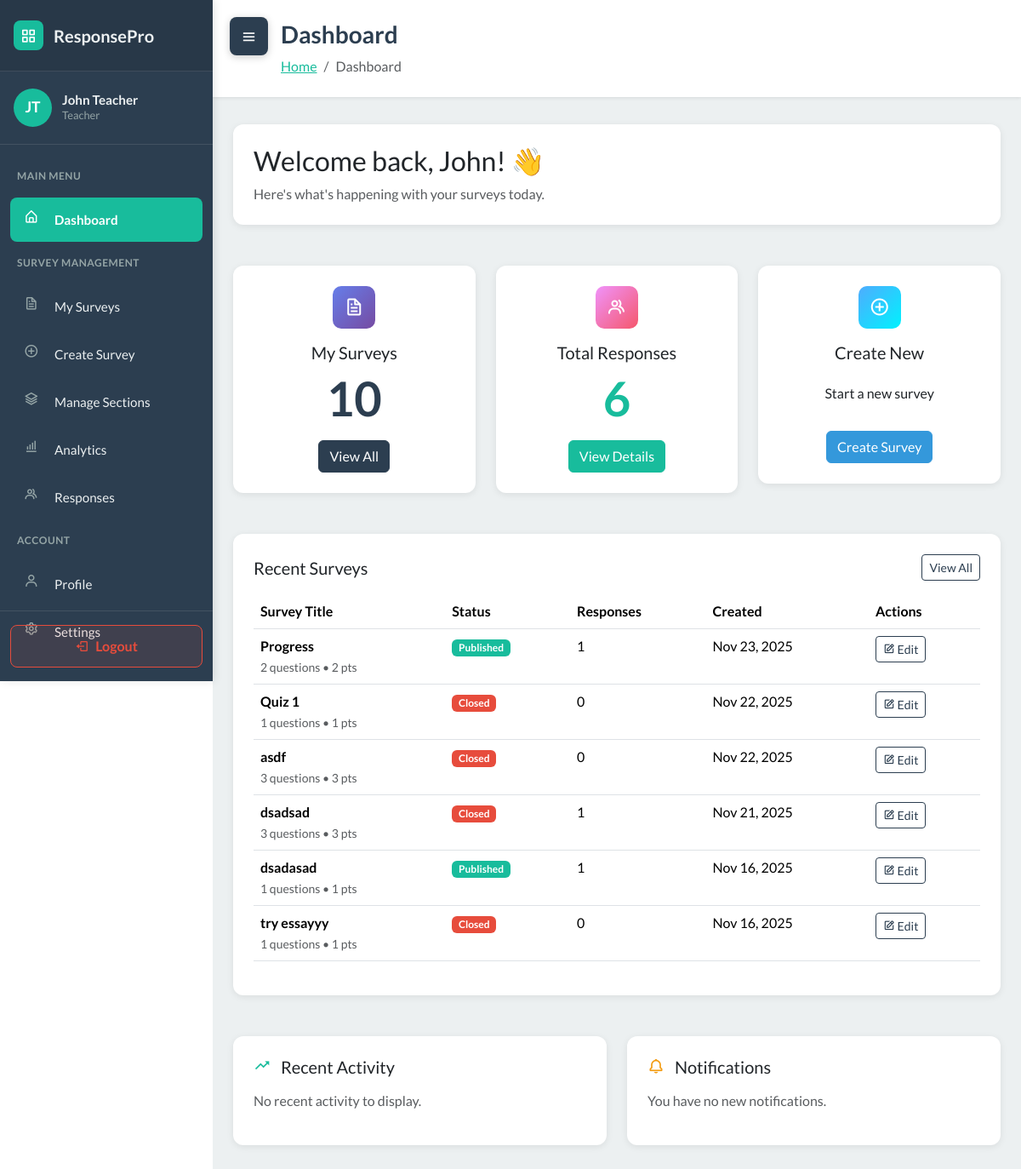
The app's page /dashboard/ (signed in), older data.
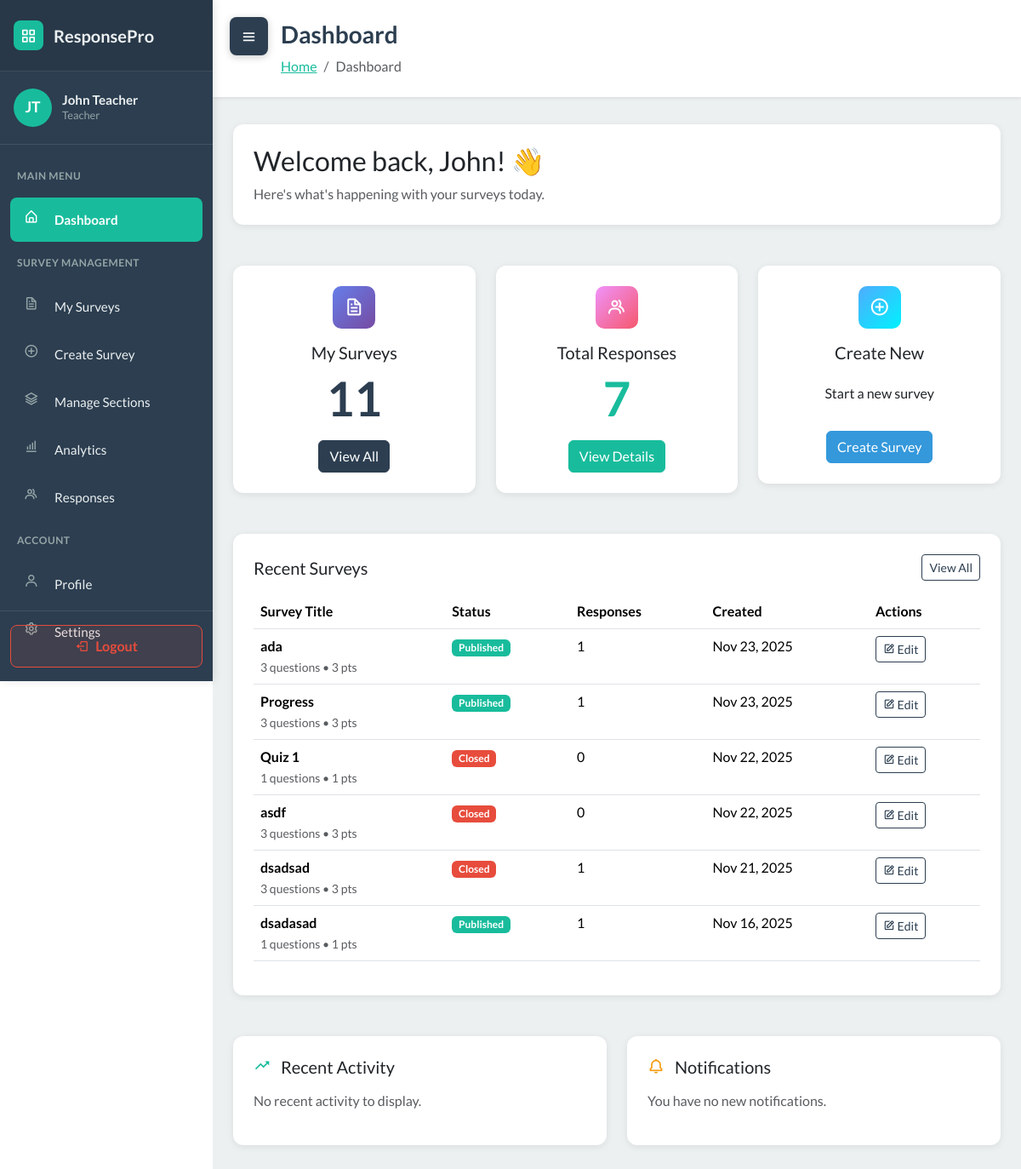
The same page, newer data.
### WebSurvey/models.py (models this page shows, shortened)
class Survey(models.Model):
    STATUS_CHOICES = [
        ('draft', 'Draft'),
        ('published', 'Published'),
        ('closed', 'Closed'),
    ]
    title = models.CharField(max_length=255)
    description = models.TextField(blank=True)
    teacher = models.ForeignKey(User, on_delete=models.CASCADE, related_name='surveys')
    sections = models.ManyToManyField(Section, blank=True, related_name='surveys')
    status = models.CharField(max_length=20, choices=STATUS_CHOICES, default='draft')
    total_points = models.IntegerField(default=0)
    time_limit = models.IntegerField(null=True, blank=True, help_text="Time limit in minutes")
    due_date = models.DateTimeField(null=True, blank=True)
    created_at = models.DateTimeField(auto_now_add=True)
    updated_at = models.DateTimeField(auto_now=True)
    class Meta:
        ordering = ['-created_at']

### WebSurvey/views.py (the view)
# urls.py: path('dashboard/', views.dashboardPage, name='dashboard'),
@login_required
def dashboardPage(request):
    auto_close_due_surveys()
    user = request.user
    context = {
        'user': user,
        'role': user.role
    }
    if user.role == 'teacher':
        teacher_surveys = user.surveys.all().prefetch_related('questions', 'responses')
        context.update({
            'teacher_survey_count': teacher_surveys.count(),
            'teacher_response_count': StudentResponse.objects.filter(survey__teacher=user).count(),
            'teacher_surveys': teacher_surveys[:6]
        })
    else:
        context.update(_get_student_survey_data(user))
    return render(request, 'dashboard.html', context)

### WebSurvey/services.py (called while the page is built)
def auto_close_due_surveys():
    now = timezone.now()
    overdue_ids = []
    for survey in Survey.objects.filter(status='published', due_date__isnull=False):
        due = survey.due_date
        if due is None:
            continue
        if timezone.is_naive(due):
            due = timezone.make_aware(due, timezone.get_current_timezone())
        if due <= now:
            overdue_ids.append(survey.id)
    if overdue_ids:
        Survey.objects.filter(id__in=overdue_ids).update(status='closed')
    return now

### WebSurvey/templates/dashboard.html (shortened to what the changed rows need)
<!DOCTYPE html>
{% load static %}
<html data-bs-theme="light" lang="en">
<head>
    <link rel="stylesheet" href="https://cdn.jsdelivr.net/npm/bootswatch@5.3.6/dist/flatly/bootstrap.min.css">
    <link rel="stylesheet" href="https://cdn.jsdelivr.net/npm/boxicons@latest/css/boxicons.min.css">
    <link rel="stylesheet" href="https://cdnjs.cloudflare.com/ajax/libs/font-awesome/4.7.0/css/font-awesome.min.css">
    <link rel="stylesheet" href="{% static 'css/dashboard-sidebar.css' %}">
    <link rel="stylesheet" href="{% static 'css/bss-overrides.css' %}">
</head>
<body>
    <main class="dashboard-content" id="mainContent">
        {% block content %}
        <div class="content-header">
            <h1>Dashboard</h1>
        </div>
        <div class="container-fluid px-4 pb-5">
            {% if user.role == 'teacher' %}
            <div class="row">
                <div class="col-md-4 mb-4">
                    <div class="dashboard-card text-center">
                        <div class="card-icon mx-auto" style="background: linear-gradient(135deg, #667eea 0%, #764ba2 100%); color: white;">
                            <i class="bx bx-file"></i>
                        </div>
                        <h5 class="card-title mb-2">My Surveys</h5>
                        <p class="display-4 mb-3 fw-bold text-primary">{{ teacher_survey_count|default:0 }}</p>
                        <a href="{% url 'survey_list' %}" class="btn btn-primary">View All</a>
                    </div>
                </div>
                <div class="col-md-4 mb-4">
                    <div class="dashboard-card text-center">
                        <div class="card-icon mx-auto" style="background: linear-gradient(135deg, #f093fb 0%, #f5576c 100%); color: white;">
                            <i class="bx bx-group"></i>
                        </div>
                        <h5 class="card-title mb-2">Total Responses</h5>
                        <p class="display-4 mb-3 fw-bold text-success">{{ teacher_response_count|default:0 }}</p>
                        <a href="{% url 'response_management' %}" class="btn btn-success">View Details</a>
                    </div>
                </div>
                <div class="col-md-4 mb-4">
                    <div class="dashboard-card text-center">
                        <div class="card-icon mx-auto" style="background: linear-gradient(135deg, #4facfe 0%, #00f2fe 100%); color: white;">
                            <i class="bx bx-plus-circle"></i>
                        </div>
                        <h5 class="card-title mb-2">Create New</h5>
                        <p class="mb-3" style="height: 3.5rem; display: flex; align-items: center; justify-content: center;">Start a new survey</p>
                        <a href="{% url 'survey_create' %}" class="btn btn-info">Create Survey</a>
                    </div>
                </div>
            </div>
            <div class="row">
                <div class="col-12">
                    <div class="dashboard-card">
                        <div class="d-flex justify-content-between align-items-center mb-3">
                            <h5 class="mb-0">Recent Surveys</h5>
                            <a href="{% url 'survey_list' %}" class="btn btn-sm btn-outline-primary">View All</a>
                        </div>
                        <div class="table-responsive">
                            <table class="table table-hover">
                                <thead>
                                    <tr>
                                        <th>Survey Title</th>
                                        <th>Status</th>
                                        <th>Responses</th>
                                        <th>Created</th>
                                        <th>Actions</th>
                                    </tr>
                                </thead>
                                <tbody>
                                    {% if teacher_surveys %}
                                        {% for survey in teacher_surveys %}
                                        <tr>
                                            <td>
                                                <strong>{{ survey.title }}</strong>
                                                <br>
                                                <small class="text-muted">{{ survey.questions.count }} questions • {{ survey.total_points }} pts</small>
                                            </td>
                                            <td>
                                                <span class="badge
                                                    {% if survey.status == 'published' %}bg-success
                                                    {% elif survey.status == 'draft' %}bg-secondary
                                                    {% else %}bg-danger{% endif %}">
                                                    {{ survey.get_status_display }}
                                                </span>
                                            </td>
                                            <td>{{ survey.responses.count }}</td>
                                            <td>{{ survey.created_at|date:"M d, Y" }}</td>
                                            <td>
                                                <a href="{% url 'survey_edit' survey.id %}" class="btn btn-sm btn-outline-primary">
                                                    <i class="bx bx-edit"></i> Edit
                                                </a>
                                            </td>
                                        </tr>
                                        {% endfor %}
                                    {% endif %}
                                </tbody>
                            </table>
                        </div>
                    </div>
                </div>
            </div>
            {% endif %}
        </div>
        {% endblock %}
    </main>
</body>
</html>

Row changes from the older to the newer data that the page shows:
no longer on this page (row unchanged): Survey: title "try essayyy", questions.count "1", total_points "1", status "Closed", responses.count "0", created_at "Nov 16, 2025"
added Survey: title "ada", questions.count "3", total_points "3", status "Published", responses.count "1", created_at "Nov 23, 2025"
changed Survey "Progress": questions.count "2" → "3"; total_points "2" → "3"
Text that changed along with them:
{{ teacher_survey_count|default:0 }}: "10" → "11"
{{ teacher_response_count|default:0 }}: "6" → "7"
